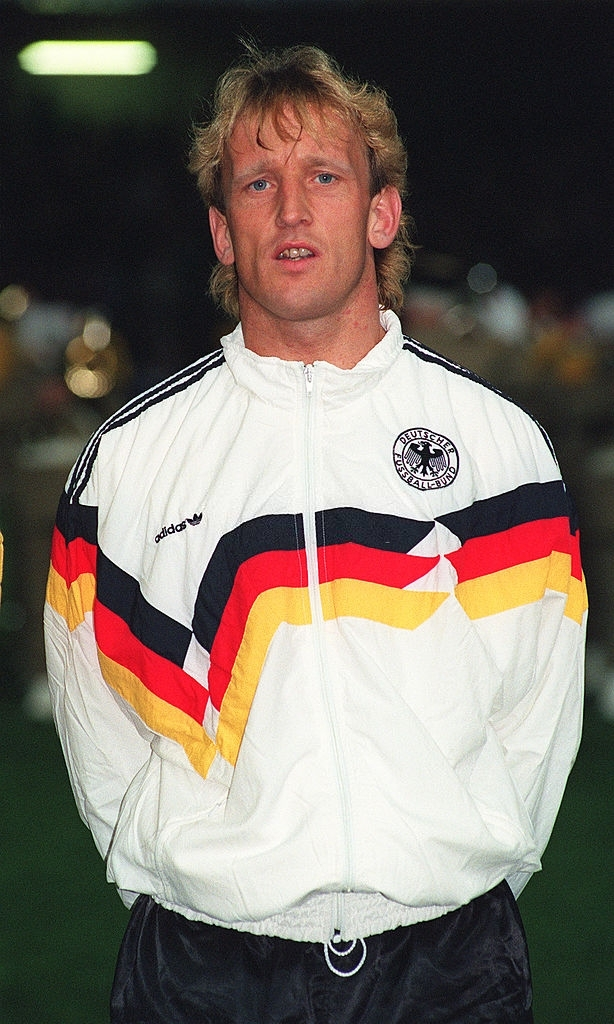
#> input picture brehme.jpg, 614 x 1024 px
$ jupyter execute tamrine_boreshe_tasvir.ipynb
#> lines starting #> are read from the running program, lines starting #| are printed output that depends on the picture
Show a pic and crop the face. Andeas Brehme
the man who scored the entire victory for Germany in the 1990 World Cup

[cell 1]
import cv2 as cv
import matplotlib.pyplot as plt
import numpy as np

[cell 2]
img = cv.imread('brehme.jpg') #read image
#> img is the input picture: shape (1024, 614, 3); mean B, G, R 102.1, 110.3, 121.2
plt.imshow(img[...,::-1]) #show image with matplotlib

[cell 3]
cropped = img[30:350, 190:410] #crop the pic
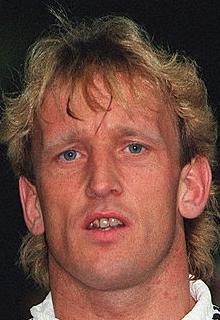
#> cropped: shape (320, 220, 3); mean B, G, R 64.1, 76.5, 117
plt.imshow(cropped[...,::-1]) # show cropped pic in matplotlib
cv.imwrite('brehme_face.jpg', cropped) # save cropped image
#> Out = True
